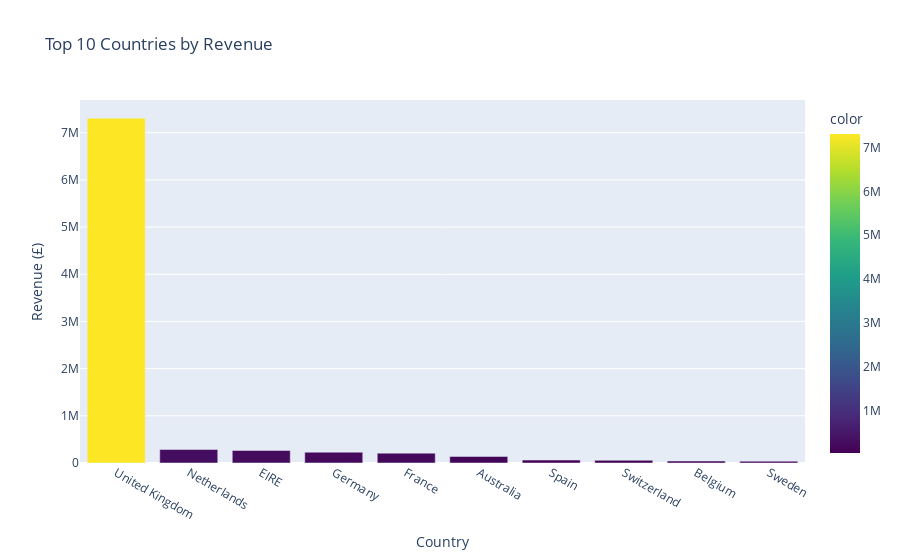
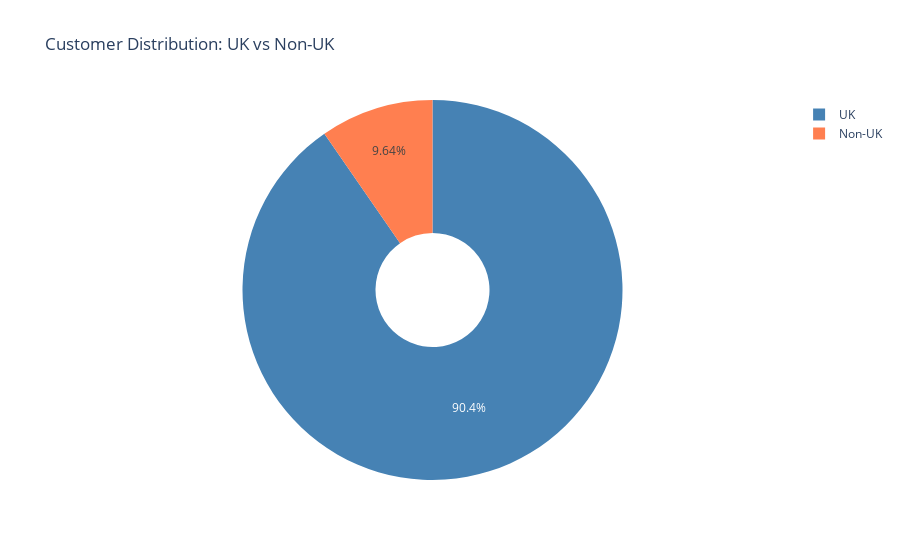
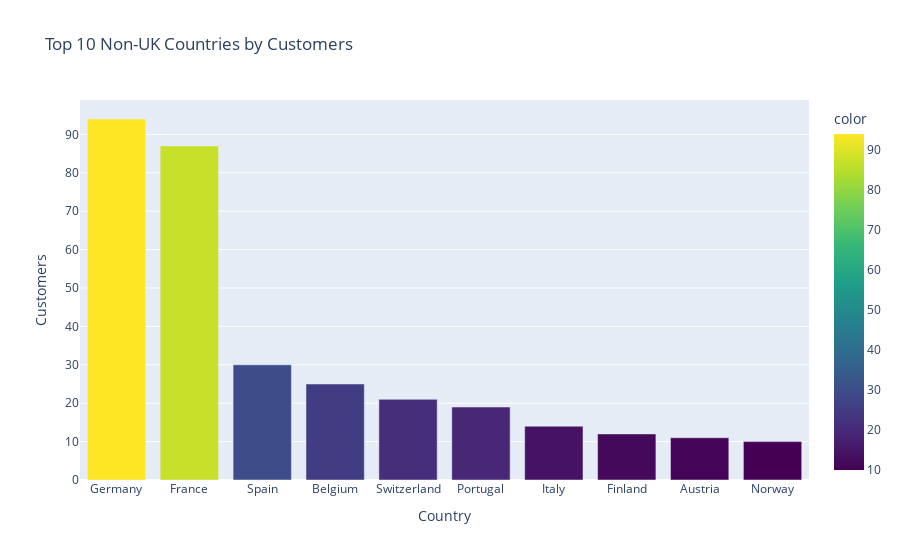

Notebook cell for these charts, in order:
### Markdown cell above
### 5.3 Country Analysis

### Code cell
# Revenue by Country (Top 10)
country_rev = data_clean.groupby('Country')['TotalAmount'].sum().sort_values(ascending=False).head(10)

fig = px.bar(x=country_rev.index, y=country_rev.values,
             title='Top 10 Countries by Revenue',
             labels={'x': 'Country', 'y': 'Revenue (£)'},
             color=country_rev.values, color_continuous_scale='Viridis')
fig.update_layout(showlegend=False)
fig.show()

# Customer Distribution - UK vs Non-UK (Pie)
uk_cust = data_clean[data_clean['Country'] == 'United Kingdom']['CustomerID'].nunique()
non_uk_cust = data_clean[data_clean['Country'] != 'United Kingdom']['CustomerID'].nunique()

fig = px.pie(values=[uk_cust, non_uk_cust], names=['UK', 'Non-UK'],
             title='Customer Distribution: UK vs Non-UK', hole=0.3,
             color_discrete_sequence=['steelblue', 'coral'])
fig.show()

# Top 10 Non-UK Countries (Bar)
non_uk_cust_detail = data_clean[data_clean['Country'] != 'United Kingdom'].groupby('Country')['CustomerID'].nunique().sort_values(ascending=False).head(10)

fig = px.bar(x=non_uk_cust_detail.index, y=non_uk_cust_detail.values,
             title='Top 10 Non-UK Countries by Customers',
             labels={'x': 'Country', 'y': 'Customers'},
             color=non_uk_cust_detail.values, color_continuous_scale='Viridis')
fig.update_layout(showlegend=False)
fig.show()

# UK vs Non-UK Summary
uk_rev = data_clean[data_clean['Country'] == 'United Kingdom']['TotalAmount'].sum()
total_rev = data_clean['TotalAmount'].sum()
print(f"UK Revenue: £{uk_rev:,.0f} ({uk_rev/total_rev*100:.1f}%)")
print(f"Non-UK Revenue: £{total_rev - uk_rev:,.0f} ({(total_rev-uk_rev)/total_rev*100:.1f}%)")
print(f"Total Countries: {data_clean['Country'].nunique()}")

### Figure 1 — Plotly figure (JSON) as saved in the notebook; plotly's stock layout.template omitted (floating-point values rounded to 4 significant figures)
{"data": [{"alignmentgroup": "True", "hovertemplate": "Country=%{x}<br>Revenue (£)=%{y}<br>color=%{marker.color}<extra></extra>", "legendgroup": "", "marker": {"color": [7308000.0, 285400.0, 265500.0, 228900.0, 209000.0, 138500.0, 61580.0, 56440.0, 41200.0, 38380.0], "coloraxis": "coloraxis", "pattern": {"shape": ""}}, "name": "", "offsetgroup": "", "orientation": "v", "showlegend": false, "textposition": "auto", "type": "bar", "x": ["United Kingdom", "Netherlands", "EIRE", "Germany", "France", "Australia", "Spain", "Switzerland", "Belgium", "Sweden"], "xaxis": "x", "y": [7308000.0, 285400.0, 265500.0, 228900.0, 209000.0, 138500.0, 61580.0, 56440.0, 41200.0, 38380.0], "yaxis": "y"}], "layout": {"barmode": "relative", "coloraxis": {"colorbar": {"title": {"text": "color"}}, "colorscale": [[0, "#440154"], [0.1111, "#482878"], [0.2222, "#3e4989"], [0.3333, "#31688e"], [0.4444, "#26828e"], [0.5556, "#1f9e89"], [0.6667, "#35b779"], [0.7778, "#6ece58"], [0.8889, "#b5de2b"], [1, "#fde725"]]}, "legend": {"tracegroupgap": 0}, "showlegend": false, "title": {"text": "Top 10 Countries by Revenue"}, "xaxis": {"anchor": "y", "domain": [0, 1], "title": {"text": "Country"}}, "yaxis": {"anchor": "x", "domain": [0, 1], "title": {"text": "Revenue (£)"}}}}

### Figure 2 — Plotly figure (JSON) as saved in the notebook; plotly's stock layout.template omitted (floating-point values rounded to 4 significant figures)
{"data": [{"domain": {"x": [0, 1], "y": [0, 1]}, "hole": 0.3, "hovertemplate": "label=%{label}<br>value=%{value}<extra></extra>", "labels": ["UK", "Non-UK"], "legendgroup": "", "name": "", "showlegend": true, "type": "pie", "values": [3920, 418]}], "layout": {"legend": {"tracegroupgap": 0}, "piecolorway": ["steelblue", "coral"], "title": {"text": "Customer Distribution: UK vs Non-UK"}}}

### Figure 3 — Plotly figure (JSON) as saved in the notebook; plotly's stock layout.template omitted (floating-point values rounded to 4 significant figures)
{"data": [{"alignmentgroup": "True", "hovertemplate": "Country=%{x}<br>Customers=%{y}<br>color=%{marker.color}<extra></extra>", "legendgroup": "", "marker": {"color": [94, 87, 30, 25, 21, 19, 14, 12, 11, 10], "coloraxis": "coloraxis", "pattern": {"shape": ""}}, "name": "", "offsetgroup": "", "orientation": "v", "showlegend": false, "textposition": "auto", "type": "bar", "x": ["Germany", "France", "Spain", "Belgium", "Switzerland", "Portugal", "Italy", "Finland", "Austria", "Norway"], "xaxis": "x", "y": [94, 87, 30, 25, 21, 19, 14, 12, 11, 10], "yaxis": "y"}], "layout": {"barmode": "relative", "coloraxis": {"colorbar": {"title": {"text": "color"}}, "colorscale": [[0, "#440154"], [0.1111, "#482878"], [0.2222, "#3e4989"], [0.3333, "#31688e"], [0.4444, "#26828e"], [0.5556, "#1f9e89"], [0.6667, "#35b779"], [0.7778, "#6ece58"], [0.8889, "#b5de2b"], [1, "#fde725"]]}, "legend": {"tracegroupgap": 0}, "showlegend": false, "title": {"text": "Top 10 Non-UK Countries by Customers"}, "xaxis": {"anchor": "y", "domain": [0, 1], "title": {"text": "Country"}}, "yaxis": {"anchor": "x", "domain": [0, 1], "title": {"text": "Customers"}}}}
